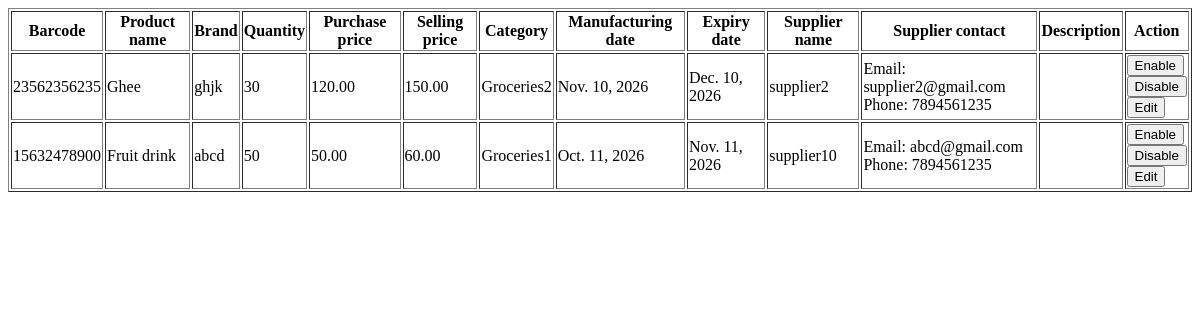
Page /ManageProducts (signed in) on the earlier database version.
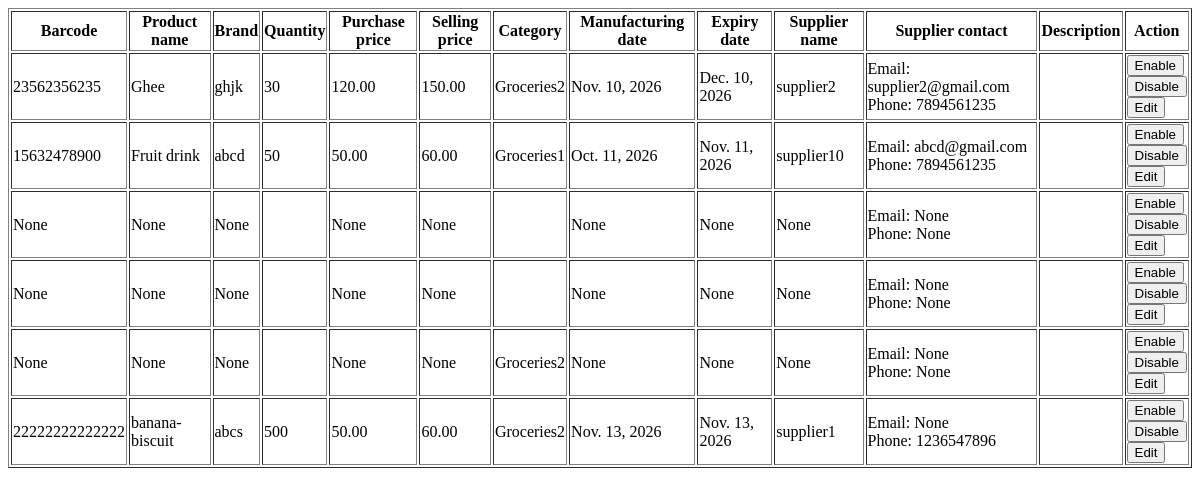
Same page on the later database version.
### RetailIQApp/models.py (models this page shows)
class ProductTable(models.Model):
    SHOPID = models.ForeignKey(ShopTable, on_delete=models.PROTECT, null=True, blank=True) #necessary? because there is fk to category table
    CATEGORY = models.ForeignKey(CategoryTable,on_delete=models.PROTECT,null=True,blank=True)
    product_name = models.CharField(max_length=50, null=True, blank=True)
    STOCK = models.ForeignKey(StockTable, on_delete=models.PROTECT, null=True, blank=True) #not appearing in viewproducts.html
    brand = models.CharField(max_length=20, null=True, blank=True)
    expiry_date = models.DateField(null=True, blank=True)
    manufacturing_date = models.DateField(null=True, blank=True)
    barcode = models.IntegerField(null=True, blank=True)
    purchase_price = models.DecimalField(max_digits=10, decimal_places=2, null=True, blank=True)
    selling_price = models.DecimalField(max_digits=10, decimal_places=2, null=True, blank=True)
    unit = models.CharField(max_length=20, null=True, blank=True)
    description = models.TextField(max_length=200, null=True, blank=True)
    supplier_name = models.CharField(max_length=20, null=True, blank=True)
    supplier_email = models.EmailField(max_length=50, null=True, blank=True)
    supplier_phone = models.CharField(max_length=20, null=True, blank=True)

class StockTable(models.Model):
    quantity = models.IntegerField(null=True, blank=True)
    last_updated = models.DateTimeField(auto_now=True)
    status = models.CharField(max_length=20, null=True, blank=True)

class CategoryTable(models.Model):
    SHOPID = models.ForeignKey(ShopTable, on_delete=models.PROTECT, null=True, blank=True)
    category_name = models.CharField(max_length=20, null=True, blank=True)
    category_description = models.CharField(max_length=100, null=True, blank=True)
    created_at = models.DateTimeField(auto_now_add=True)
    updated_at = models.DateTimeField(auto_now=True)
    is_active = models.BooleanField(default=True)

### RetailIQApp/views.py (the view)
# urls.py: path('ManageProducts',ManageProducts.as_view(),name='ManageProducts'),
class ManageProducts(View):
    def get(self,request):
        obj = ProductTable.objects.select_related('CATEGORY','STOCK').filter(SHOPID__LOGINID_id=request.session['loginid'])
        return render(request,'shop/ManageProducts.html', {'product_data':obj})

### templates/Shop/manageProducts.html (shortened to what this page needs)
<!DOCTYPE html>
<html lang="en">
<head>
</head>
<body>
    <table border="1">
        <tr>
            <th>Barcode</th>
            <th>Product name</th>
            <th>Brand</th>
            <th>Quantity</th>
            <th>Purchase price</th>
            <th>Selling price</th>
            <th>Category</th>
            <th>Manufacturing date</th>
            <th>Expiry date</th>
            <th>Supplier name</th>
            <th>Supplier contact</th>
            <th>Description</th>
            <th>Action</th>
        </tr>
        {% for i in product_data %}
        <tr>
            <td>{{ i.barcode }}</td>
            <td>{{ i.product_name }}</td>
            <td>{{ i.brand }}</td>
            <td>{{ i.STOCK.quantity }}</td>
            <td>{{ i.purchase_price }}</td>
            <td>{{ i.selling_price }}</td>
            <td>{{ i.CATEGORY.category_name }}</td>
            <td>{{ i.manufacturing_date }}</td>
            <td>{{ i.expiry_date }}</td>
            <td>{{ i.supplier_name }}</td>
            <td>Email: {{ i.supplier_email }}<br> Phone: {{ i.supplier_phone }}</td>
            <td>{{ i.Description }}</td>
            <td><button type="">Enable</button><br> <button type="">Disable</button><br> <button type="">Edit</button></td>
        </tr>
        {% endfor %}
    </table>
</body>
</html>

Differences in the rows shown:
added ProductTable: barcode "None", product_name "None", brand "None", purchase_price "None", selling_price "None", manufacturing_date "None", expiry_date "None", supplier_name "None", supplier_email "None", supplier_phone "None"
added ProductTable: barcode "None", product_name "None", brand "None", purchase_price "None", selling_price "None", manufacturing_date "None", expiry_date "None", supplier_name "None", supplier_email "None", supplier_phone "None"
added ProductTable: barcode "None", product_name "None", brand "None", purchase_price "None", selling_price "None", CATEGORY.category_name "Groceries2", manufacturing_date "None", expiry_date "None", supplier_name "None", supplier_email "None", supplier_phone "None"
added ProductTable: barcode "22222222222222", product_name "banana-biscuit", brand "abcs", STOCK.quantity "500", purchase_price "50.00", selling_price "60.00", CATEGORY.category_name "Groceries2", manufacturing_date "Nov. 13, 2026", expiry_date "Nov. 13, 2026", supplier_name "supplier1", supplier_email "None", supplier_phone "1236547896"
